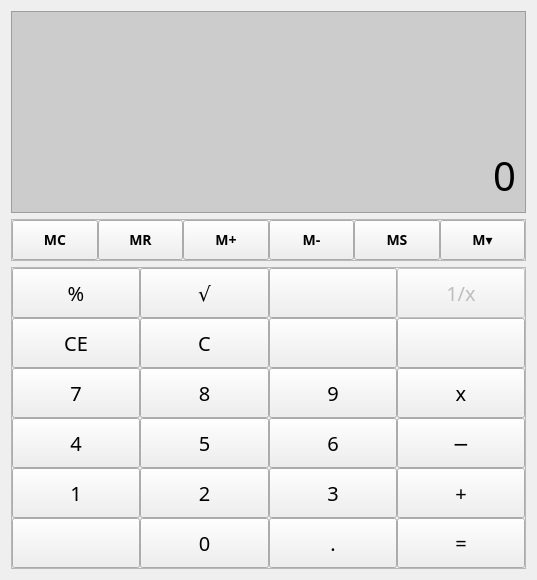
<?xml version="1.0" encoding="UTF-8"?>
<ui version="4.0">
 <class>Form</class>
 <widget class="QWidget" name="Form">
  <property name="geometry">
   <rect>
    <x>0</x>
    <y>0</y>
    <width>537</width>
    <height>580</height>
   </rect>
  </property>
  <property name="windowTitle">
   <string>Form</string>
  </property>
  <property name="styleSheet">
   <string notr="true">QFrame{
	font-family: montserrat; font-size: 20px;
}</string>
  </property>
  <layout class="QVBoxLayout" name="verticalLayout">
   <item>
    <widget class="QFrame" name="frame">
     <property name="sizePolicy">
      <sizepolicy hsizetype="Preferred" vsizetype="Expanding">
       <horstretch>0</horstretch>
       <verstretch>0</verstretch>
      </sizepolicy>
     </property>
     <property name="styleSheet">
      <string notr="true">background-color: rgb(204, 204, 204);</string>
     </property>
     <property name="frameShape">
      <enum>QFrame::StyledPanel</enum>
     </property>
     <property name="frameShadow">
      <enum>QFrame::Raised</enum>
     </property>
     <property name="lineWidth">
      <number>1</number>
     </property>
     <layout class="QVBoxLayout" name="verticalLayout_2">
      <item alignment="Qt::AlignBottom">
       <widget class="QLabel" name="lblHolder">
        <property name="text">
         <string/>
        </property>
        <property name="alignment">
         <set>Qt::AlignRight|Qt::AlignTrailing|Qt::AlignVCenter</set>
        </property>
       </widget>
      </item>
      <item>
       <widget class="QLabel" name="lblInput">
        <property name="font">
         <font>
          <family>montserrat</family>
          <pointsize>-1</pointsize>
         </font>
        </property>
        <property name="styleSheet">
         <string notr="true">font-size: 40px;
</string>
        </property>
        <property name="text">
         <string>0</string>
        </property>
        <property name="alignment">
         <set>Qt::AlignBottom|Qt::AlignRight|Qt::AlignTrailing</set>
        </property>
       </widget>
      </item>
     </layout>
    </widget>
   </item>
   <item alignment="Qt::AlignTop">
    <widget class="QFrame" name="frame_3">
     <property name="sizePolicy">
      <sizepolicy hsizetype="Preferred" vsizetype="MinimumExpanding">
       <horstretch>0</horstretch>
       <verstretch>0</verstretch>
      </sizepolicy>
     </property>
     <property name="styleSheet">
      <string notr="true">Font-family: montserrat; font-size: 14px; font-weight: 500;</string>
     </property>
     <property name="frameShape">
      <enum>QFrame::StyledPanel</enum>
     </property>
     <property name="frameShadow">
      <enum>QFrame::Raised</enum>
     </property>
     <property name="lineWidth">
      <number>1</number>
     </property>
     <layout class="QHBoxLayout" name="horizontalLayout">
      <property name="spacing">
       <number>0</number>
      </property>
      <property name="leftMargin">
       <number>0</number>
      </property>
      <property name="topMargin">
       <number>0</number>
      </property>
      <property name="rightMargin">
       <number>0</number>
      </property>
      <property name="bottomMargin">
       <number>0</number>
      </property>
      <item>
       <widget class="QPushButton" name="btn_MC">
        <property name="minimumSize">
         <size>
          <width>0</width>
          <height>40</height>
         </size>
        </property>
        <property name="font">
         <font>
          <family>montserrat</family>
          <pointsize>-1</pointsize>
          <weight>62</weight>
          <bold>true</bold>
         </font>
        </property>
        <property name="text">
         <string>MC</string>
        </property>
       </widget>
      </item>
      <item>
       <widget class="QPushButton" name="btn_MR">
        <property name="enabled">
         <bool>true</bool>
        </property>
        <property name="minimumSize">
         <size>
          <width>0</width>
          <height>40</height>
         </size>
        </property>
        <property name="font">
         <font>
          <family>montserrat</family>
          <pointsize>-1</pointsize>
          <weight>62</weight>
          <bold>true</bold>
         </font>
        </property>
        <property name="text">
         <string>MR</string>
        </property>
       </widget>
      </item>
      <item>
       <widget class="QPushButton" name="btn_Mplus">
        <property name="minimumSize">
         <size>
          <width>0</width>
          <height>40</height>
         </size>
        </property>
        <property name="font">
         <font>
          <family>montserrat</family>
          <pointsize>-1</pointsize>
          <weight>62</weight>
          <bold>true</bold>
         </font>
        </property>
        <property name="text">
         <string>M+</string>
        </property>
       </widget>
      </item>
      <item>
       <widget class="QPushButton" name="btn_Mminus">
        <property name="minimumSize">
         <size>
          <width>0</width>
          <height>40</height>
         </size>
        </property>
        <property name="font">
         <font>
          <family>montserrat</family>
          <pointsize>-1</pointsize>
          <weight>62</weight>
          <bold>true</bold>
         </font>
        </property>
        <property name="text">
         <string>M-</string>
        </property>
       </widget>
      </item>
      <item>
       <widget class="QPushButton" name="btn_MS">
        <property name="minimumSize">
         <size>
          <width>0</width>
          <height>40</height>
         </size>
        </property>
        <property name="font">
         <font>
          <family>montserrat</family>
          <pointsize>-1</pointsize>
          <weight>62</weight>
          <bold>true</bold>
         </font>
        </property>
        <property name="text">
         <string>MS</string>
        </property>
       </widget>
      </item>
      <item>
       <widget class="QPushButton" name="btn_Mdown">
        <property name="minimumSize">
         <size>
          <width>0</width>
          <height>40</height>
         </size>
        </property>
        <property name="font">
         <font>
          <family>montserrat</family>
          <pointsize>-1</pointsize>
          <weight>62</weight>
          <bold>true</bold>
         </font>
        </property>
        <property name="text">
         <string>M▾</string>
        </property>
       </widget>
      </item>
     </layout>
    </widget>
   </item>
   <item alignment="Qt::AlignTop">
    <widget class="QFrame" name="frame_2">
     <property name="sizePolicy">
      <sizepolicy hsizetype="Preferred" vsizetype="MinimumExpanding">
       <horstretch>0</horstretch>
       <verstretch>0</verstretch>
      </sizepolicy>
     </property>
     <property name="minimumSize">
      <size>
       <width>0</width>
       <height>0</height>
      </size>
     </property>
     <property name="styleSheet">
      <string notr="true">
	font-family: montserrat; font-size: 20px;
</string>
     </property>
     <property name="frameShape">
      <enum>QFrame::StyledPanel</enum>
     </property>
     <property name="frameShadow">
      <enum>QFrame::Raised</enum>
     </property>
     <layout class="QGridLayout" name="gridLayout">
      <property name="leftMargin">
       <number>0</number>
      </property>
      <property name="topMargin">
       <number>0</number>
      </property>
      <property name="rightMargin">
       <number>0</number>
      </property>
      <property name="bottomMargin">
       <number>0</number>
      </property>
      <property name="spacing">
       <number>0</number>
      </property>
      <item row="3" column="0">
       <widget class="QPushButton" name="btn4">
        <property name="minimumSize">
         <size>
          <width>0</width>
          <height>50</height>
         </size>
        </property>
        <property name="font">
         <font>
          <family>montserrat</family>
          <pointsize>-1</pointsize>
         </font>
        </property>
        <property name="text">
         <string>4</string>
        </property>
       </widget>
      </item>
      <item row="5" column="1">
       <widget class="QPushButton" name="btn0">
        <property name="minimumSize">
         <size>
          <width>0</width>
          <height>50</height>
         </size>
        </property>
        <property name="font">
         <font>
          <family>montserrat</family>
          <pointsize>-1</pointsize>
         </font>
        </property>
        <property name="text">
         <string>0</string>
        </property>
       </widget>
      </item>
      <item row="2" column="2">
       <widget class="QPushButton" name="btn9">
        <property name="minimumSize">
         <size>
          <width>0</width>
          <height>50</height>
         </size>
        </property>
        <property name="font">
         <font>
          <family>montserrat</family>
          <pointsize>-1</pointsize>
         </font>
        </property>
        <property name="text">
         <string>9</string>
        </property>
       </widget>
      </item>
      <item row="3" column="1">
       <widget class="QPushButton" name="btn5">
        <property name="minimumSize">
         <size>
          <width>0</width>
          <height>50</height>
         </size>
        </property>
        <property name="font">
         <font>
          <family>montserrat</family>
          <pointsize>-1</pointsize>
         </font>
        </property>
        <property name="text">
         <string>5</string>
        </property>
       </widget>
      </item>
      <item row="5" column="2">
       <widget class="QPushButton" name="btn_decimal">
        <property name="minimumSize">
         <size>
          <width>0</width>
          <height>50</height>
         </size>
        </property>
        <property name="font">
         <font>
          <family>montserrat</family>
          <pointsize>-1</pointsize>
         </font>
        </property>
        <property name="text">
         <string>.</string>
        </property>
       </widget>
      </item>
      <item row="2" column="3">
       <widget class="QPushButton" name="btn_multiply">
        <property name="minimumSize">
         <size>
          <width>0</width>
          <height>50</height>
         </size>
        </property>
        <property name="font">
         <font>
          <family>montserrat</family>
          <pointsize>-1</pointsize>
         </font>
        </property>
        <property name="text">
         <string>x</string>
        </property>
       </widget>
      </item>
      <item row="1" column="2">
       <widget class="QPushButton" name="btn_clearsymbol">
        <property name="minimumSize">
         <size>
          <width>0</width>
          <height>50</height>
         </size>
        </property>
        <property name="font">
         <font>
          <family>montserrat</family>
          <pointsize>-1</pointsize>
         </font>
        </property>
        <property name="text">
         <string/>
        </property>
        <property name="icon">
         <iconset>
          <normaloff>images/clear_symbol_50px.png</normaloff>images/clear_symbol_50px.png</iconset>
        </property>
        <property name="iconSize">
         <size>
          <width>30</width>
          <height>30</height>
         </size>
        </property>
       </widget>
      </item>
      <item row="1" column="3">
       <widget class="QPushButton" name="btn_division">
        <property name="minimumSize">
         <size>
          <width>0</width>
          <height>50</height>
         </size>
        </property>
        <property name="font">
         <font>
          <family>montserrat</family>
          <pointsize>-1</pointsize>
         </font>
        </property>
        <property name="text">
         <string/>
        </property>
        <property name="icon">
         <iconset>
          <normaloff>images/divide_50px.png</normaloff>images/divide_50px.png</iconset>
        </property>
        <property name="iconSize">
         <size>
          <width>30</width>
          <height>30</height>
         </size>
        </property>
       </widget>
      </item>
      <item row="4" column="0">
       <widget class="QPushButton" name="btn1">
        <property name="minimumSize">
         <size>
          <width>0</width>
          <height>50</height>
         </size>
        </property>
        <property name="font">
         <font>
          <family>montserrat</family>
          <pointsize>-1</pointsize>
         </font>
        </property>
        <property name="text">
         <string>1</string>
        </property>
       </widget>
      </item>
      <item row="3" column="3">
       <widget class="QPushButton" name="btn_minus">
        <property name="minimumSize">
         <size>
          <width>0</width>
          <height>50</height>
         </size>
        </property>
        <property name="font">
         <font>
          <family>montserrat</family>
          <pointsize>-1</pointsize>
         </font>
        </property>
        <property name="styleSheet">
         <string notr="true"/>
        </property>
        <property name="text">
         <string>−</string>
        </property>
       </widget>
      </item>
      <item row="5" column="0">
       <widget class="QPushButton" name="btn_plusMinus">
        <property name="minimumSize">
         <size>
          <width>0</width>
          <height>50</height>
         </size>
        </property>
        <property name="font">
         <font>
          <family>montserrat</family>
          <pointsize>-1</pointsize>
         </font>
        </property>
        <property name="text">
         <string/>
        </property>
        <property name="icon">
         <iconset>
          <normaloff>images/plus_minus_50px.png</normaloff>images/plus_minus_50px.png</iconset>
        </property>
        <property name="iconSize">
         <size>
          <width>30</width>
          <height>30</height>
         </size>
        </property>
       </widget>
      </item>
      <item row="0" column="3">
       <widget class="QPushButton" name="btn_reciprocal">
        <property name="enabled">
         <bool>false</bool>
        </property>
        <property name="minimumSize">
         <size>
          <width>0</width>
          <height>50</height>
         </size>
        </property>
        <property name="font">
         <font>
          <family>montserrat</family>
          <pointsize>-1</pointsize>
         </font>
        </property>
        <property name="text">
         <string>1/x</string>
        </property>
       </widget>
      </item>
      <item row="1" column="1">
       <widget class="QPushButton" name="btn_C">
        <property name="minimumSize">
         <size>
          <width>0</width>
          <height>50</height>
         </size>
        </property>
        <property name="font">
         <font>
          <family>montserrat</family>
          <pointsize>-1</pointsize>
         </font>
        </property>
        <property name="text">
         <string>C</string>
        </property>
       </widget>
      </item>
      <item row="3" column="2">
       <widget class="QPushButton" name="btn6">
        <property name="minimumSize">
         <size>
          <width>0</width>
          <height>50</height>
         </size>
        </property>
        <property name="font">
         <font>
          <family>montserrat</family>
          <pointsize>-1</pointsize>
         </font>
        </property>
        <property name="text">
         <string>6</string>
        </property>
       </widget>
      </item>
      <item row="2" column="0">
       <widget class="QPushButton" name="btn7">
        <property name="minimumSize">
         <size>
          <width>0</width>
          <height>50</height>
         </size>
        </property>
        <property name="font">
         <font>
          <family>montserrat</family>
          <pointsize>-1</pointsize>
         </font>
        </property>
        <property name="text">
         <string>7</string>
        </property>
       </widget>
      </item>
      <item row="4" column="2">
       <widget class="QPushButton" name="btn3">
        <property name="minimumSize">
         <size>
          <width>0</width>
          <height>50</height>
         </size>
        </property>
        <property name="font">
         <font>
          <family>montserrat</family>
          <pointsize>-1</pointsize>
         </font>
        </property>
        <property name="text">
         <string>3</string>
        </property>
       </widget>
      </item>
      <item row="1" column="0">
       <widget class="QPushButton" name="btn_CE">
        <property name="minimumSize">
         <size>
          <width>0</width>
          <height>50</height>
         </size>
        </property>
        <property name="font">
         <font>
          <family>montserrat</family>
          <pointsize>-1</pointsize>
         </font>
        </property>
        <property name="text">
         <string>CE</string>
        </property>
       </widget>
      </item>
      <item row="4" column="1">
       <widget class="QPushButton" name="btn2">
        <property name="minimumSize">
         <size>
          <width>0</width>
          <height>50</height>
         </size>
        </property>
        <property name="font">
         <font>
          <family>montserrat</family>
          <pointsize>-1</pointsize>
         </font>
        </property>
        <property name="text">
         <string>2</string>
        </property>
       </widget>
      </item>
      <item row="5" column="3">
       <widget class="QPushButton" name="btn_equal">
        <property name="minimumSize">
         <size>
          <width>0</width>
          <height>50</height>
         </size>
        </property>
        <property name="font">
         <font>
          <family>montserrat</family>
          <pointsize>-1</pointsize>
         </font>
        </property>
        <property name="text">
         <string>=</string>
        </property>
       </widget>
      </item>
      <item row="4" column="3">
       <widget class="QPushButton" name="btn_plus">
        <property name="minimumSize">
         <size>
          <width>0</width>
          <height>50</height>
         </size>
        </property>
        <property name="font">
         <font>
          <family>montserrat</family>
          <pointsize>-1</pointsize>
         </font>
        </property>
        <property name="text">
         <string>+</string>
        </property>
       </widget>
      </item>
      <item row="0" column="0">
       <widget class="QPushButton" name="btn_percent">
        <property name="minimumSize">
         <size>
          <width>0</width>
          <height>50</height>
         </size>
        </property>
        <property name="font">
         <font>
          <family>montserrat</family>
          <pointsize>-1</pointsize>
         </font>
        </property>
        <property name="text">
         <string>%</string>
        </property>
       </widget>
      </item>
      <item row="0" column="1">
       <widget class="QPushButton" name="btn_squareRoot">
        <property name="minimumSize">
         <size>
          <width>0</width>
          <height>50</height>
         </size>
        </property>
        <property name="font">
         <font>
          <family>montserrat</family>
          <pointsize>-1</pointsize>
         </font>
        </property>
        <property name="text">
         <string>√</string>
        </property>
       </widget>
      </item>
      <item row="2" column="1">
       <widget class="QPushButton" name="btn8">
        <property name="minimumSize">
         <size>
          <width>0</width>
          <height>50</height>
         </size>
        </property>
        <property name="font">
         <font>
          <family>montserrat</family>
          <pointsize>-1</pointsize>
         </font>
        </property>
        <property name="text">
         <string>8</string>
        </property>
       </widget>
      </item>
      <item row="0" column="2">
       <widget class="QPushButton" name="btn_squareNumber">
        <property name="minimumSize">
         <size>
          <width>0</width>
          <height>50</height>
         </size>
        </property>
        <property name="font">
         <font>
          <family>montserrat</family>
          <pointsize>-1</pointsize>
         </font>
        </property>
        <property name="text">
         <string/>
        </property>
        <property name="icon">
         <iconset>
          <normaloff>images/square_number_50px.png</normaloff>images/square_number_50px.png</iconset>
        </property>
        <property name="iconSize">
         <size>
          <width>30</width>
          <height>30</height>
         </size>
        </property>
       </widget>
      </item>
     </layout>
    </widget>
   </item>
  </layout>
 </widget>
 <resources>
  <include location="icons.qrc"/>
 </resources>
 <connections/>
</ui>
